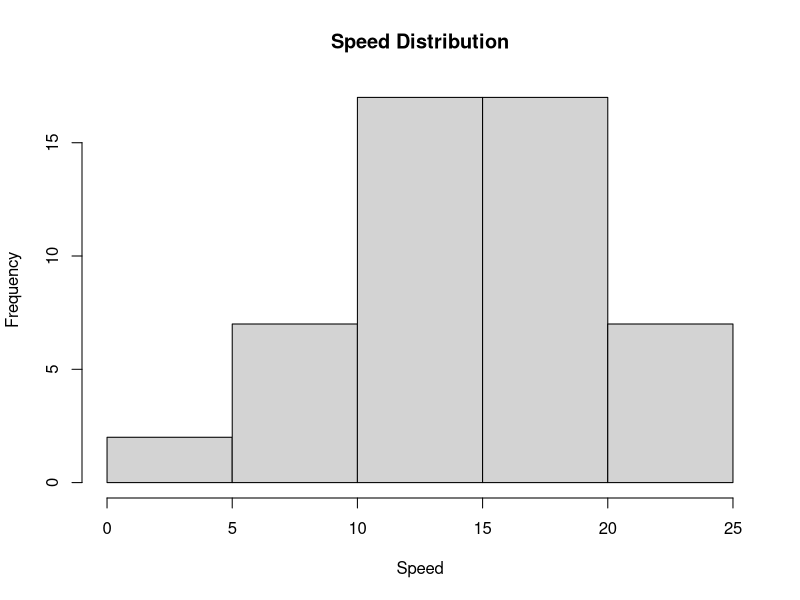
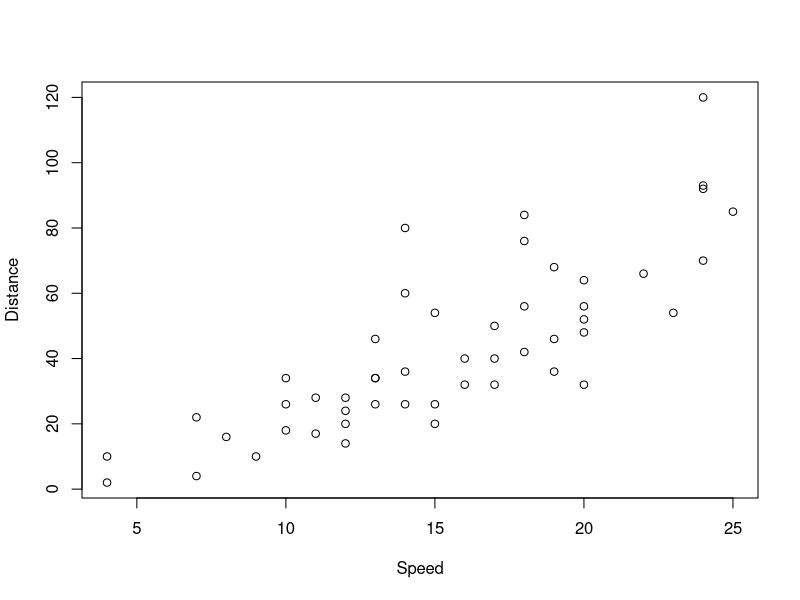
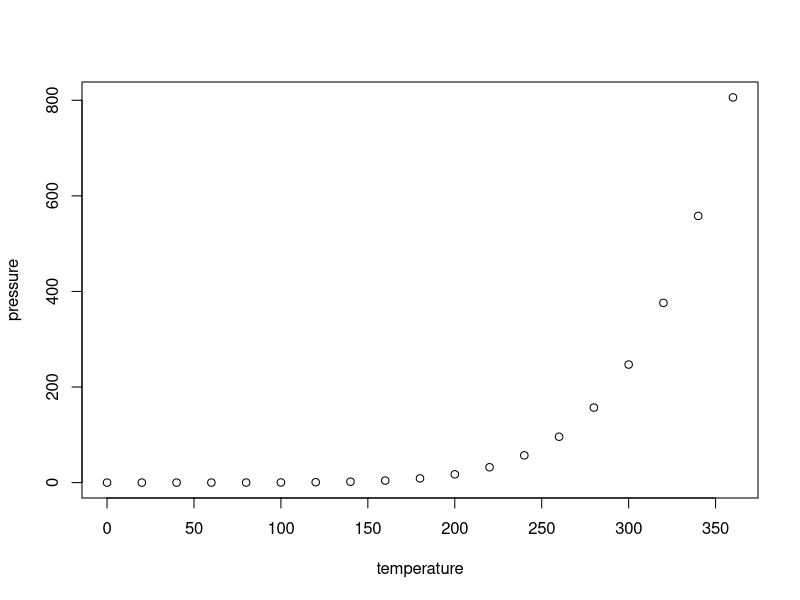

Recreate these plots in R, in order.
## ---- chunk 1
summary(cars)
## ---- chunk 2
#| echo: true
#| label: fig-speed
#| fig-cap: "Speed Distribution"
hist(cars$speed, main = "Speed Distribution", xlab = "Speed")
## ---- chunk 3
#| echo: true
#| label: fig-cars
#| fig-cap: "Speed vs Stopping Distance"
plot(cars$speed, cars$dist,
     xlab = "Speed", ylab = "Distance")

## ---- chunk 4
#| echo: true
#| label: fig-pressure
#| fig-cap: "Pressure vs Temperature"
plot(pressure)
